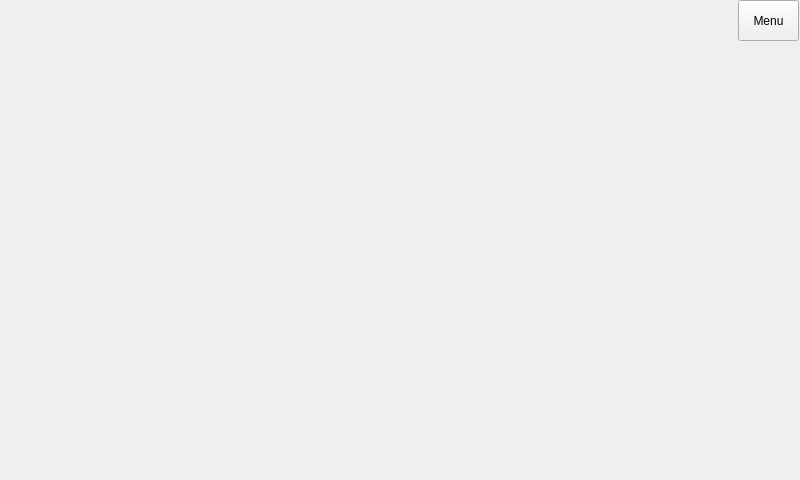
<?xml version="1.0" encoding="UTF-8"?>
<ui version="4.0">
 <class>GPS_page</class>
 <widget class="QWidget" name="GPS_page">
  <property name="geometry">
   <rect>
    <x>0</x>
    <y>0</y>
    <width>800</width>
    <height>480</height>
   </rect>
  </property>
  <property name="windowTitle">
   <string>Form</string>
  </property>
  <property name="autoFillBackground">
   <bool>true</bool>
  </property>
  <widget class="QWidget" name="GPS_widget" native="true">
   <property name="geometry">
    <rect>
     <x>0</x>
     <y>0</y>
     <width>801</width>
     <height>480</height>
    </rect>
   </property>
   <property name="sizePolicy">
    <sizepolicy hsizetype="Expanding" vsizetype="Expanding">
     <horstretch>0</horstretch>
     <verstretch>0</verstretch>
    </sizepolicy>
   </property>
   <property name="autoFillBackground">
    <bool>false</bool>
   </property>
  </widget>
  <widget class="QToolButton" name="button_Menu">
   <property name="geometry">
    <rect>
     <x>738</x>
     <y>0</y>
     <width>61</width>
     <height>41</height>
    </rect>
   </property>
   <property name="text">
    <string>Menu</string>
   </property>
  </widget>
 </widget>
 <resources/>
 <connections/>
</ui>
